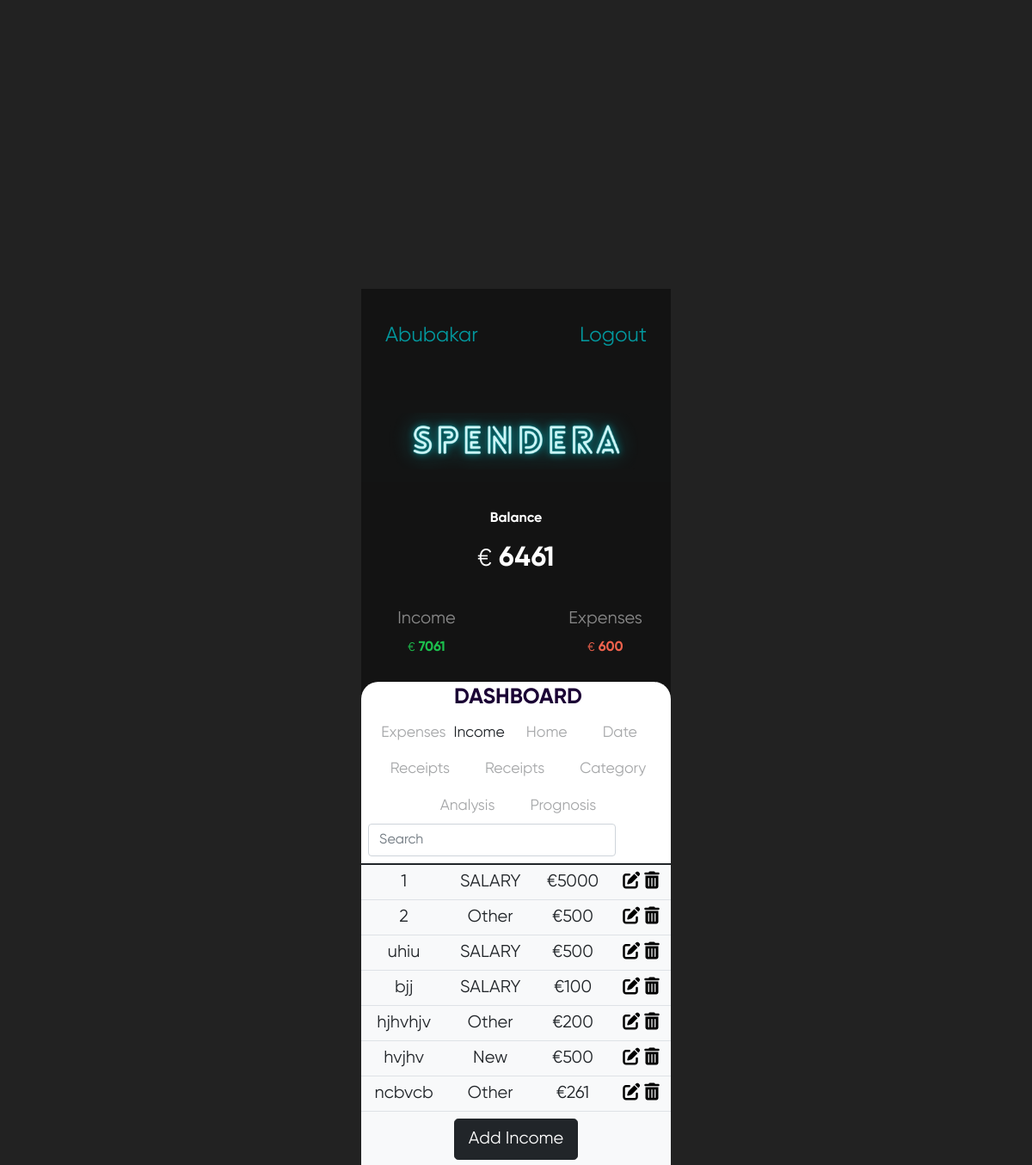
Page /Income.php (signed in) on the earlier database version.
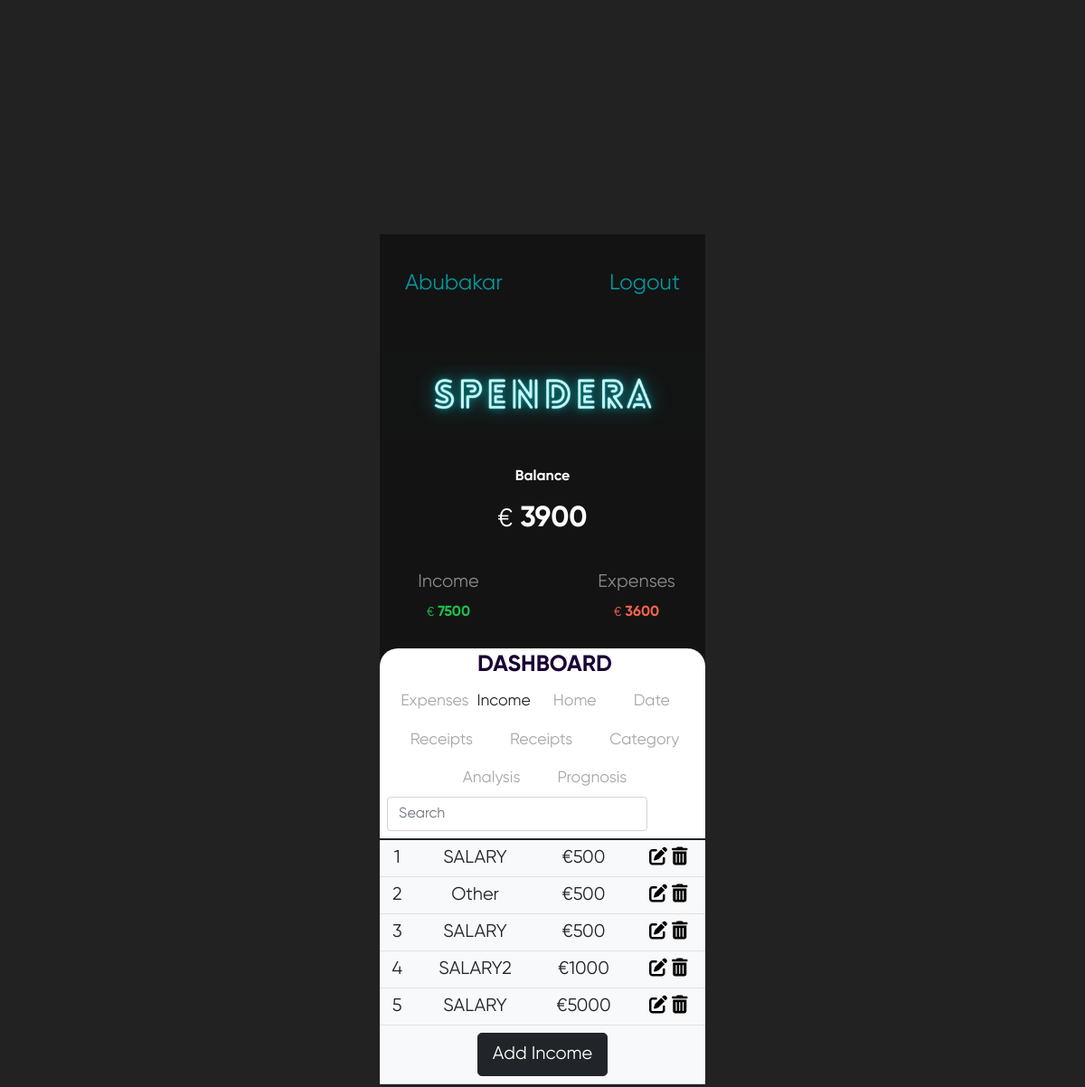
Same page on the later database version.
### tables this page shows
CREATE TABLE `transaction_tb` (
  `Id` int(11) NOT NULL,
  `Title` varchar(50) NOT NULL,
  `Category` varchar(50) NOT NULL,
  `Amount` int(11) NOT NULL,
  `TransactionType` varchar(50) NOT NULL,
  `TransactionDate` date NOT NULL,
  `RTransaction` varchar(50) NOT NULL,
  `ImageUrl` varchar(100) NOT NULL,
  `UserId` int(11) NOT NULL
);

### controllerUserData.php (called while the page is built, shortened)
<?php
function getExpense(){
    $id=$_SESSION['id'];
    $query = "SELECT sum(Amount) as expense FROM `transaction_tb` WHERE `UserId` = $id  and `TransactionType` = 'Expense' ";
    $result = mysqli_query($GLOBALS['con'], $query);
    $expense =0;
    if ($data = mysqli_fetch_assoc($result))
    {
        $expense =$data['expense'];
    }
    return $expense;
}
function getIncome(){
    $id=$_SESSION['id'];
    $query = "SELECT sum(Amount) as Income FROM `transaction_tb` WHERE `UserId` = $id  and `TransactionType` = 'Income' ";
    $result = mysqli_query($GLOBALS['con'], $query);
    if ($data = mysqli_fetch_assoc($result))
    {
        $Income =$data['Income'];
    }
    return $Income;
}
function getBalance(){
    return getIncome()-getExpense();
}

### Income.php (the view, shortened to what the changed rows need)
<?php
require('controllerUserData.php');
?>
<!DOCTYPE html>
<html lang="en">
<head>
    <link href="https://cdn.jsdelivr.net/npm/bootstrap@5.1.3/dist/css/bootstrap.min.css" rel="stylesheet">
    <link rel="stylesheet" href="https://cdnjs.cloudflare.com/ajax/libs/font-awesome/6.1.1/css/all.min.css" />
    <link rel="stylesheet" href="style2.css">
</head>
<body>
    <div class="budget-container mt-5">
        <div class="budget-header">
            <div class="balance">
                <div class="title">
                    Balance
                </div>
                <div style=" color: #FFF;font-size: 2em;margin-top: 10px;font-family: 'Gilroy Bold';">
                    <small>€</small>
                    <?php echo getBalance();  ?>
                </div>
            </div>
            <div class="account">
                <div class="income">
                    <div class="title h5">
                        Income
                    </div>
                    <div style=" color: rgb(28, 192, 77); font-family: 'Gilroy Bold';">
                        <small>€</small>
                        <?php echo getIncome();  ?>
                    </div>
                </div>
                <div class="outcome">
                    <div class="title h5">
                        Expenses
                    </div>
                    <div style=" color: #f0624d; font-family: 'Gilroy Bold';">
                        <small>€</small>
                        <?php echo getExpense();  ?>
                    </div>
                </div>
            </div>
        </div>
        <div class="budget-dashboard">
            <div class="table-responsive">
                <table class="table text-center  bg-light mt-2" id="myTable">
                    <tbody>
                        <?php
                        $id = $_SESSION['id'];
                        $query = "select * from transaction_tb where UserId = $id and `TransactionType` = 'Income' ";
                        $result = mysqli_query($con, $query);
                        while ($data = mysqli_fetch_assoc($result)) {
                            $id = $data['Id'];
                            $Title = $data['Title'];
                            $Category = $data['Category'];
                            $Amount = $data['Amount'];
                            echo " <tr class='h5'>";
                            echo "<td> $Title </td>";
                            echo "<td> $Category </td>";
                            echo "<td>  €$Amount </td>";
                        ?>
                            <td>
                            <a href="EditTransaction.php?EditId=<?php echo $id ?>" style="color:black;"><i class="fa-solid fa-pen-to-square "> </i></a>
                            <a href="Income.php?DelId=<?php echo $id ?>" style="color:black;"> <i class="fa-solid fa-trash-can"> </i> </a>
                            </td>
                        <?php
                            echo "</tr>";
                        }
                        ?>
                    </tbody>
                </table>
            </div>
        </div>
    </div>
</body>
</html>

Differences in the rows shown:
removed transaction_tb: Title "1", Category "SALARY", Amount "5000"
removed transaction_tb: Title "uhiu", Category "SALARY", Amount "500"
removed transaction_tb: Title "bjj", Category "SALARY", Amount "100"
removed transaction_tb: Title "hjhvhjv", Category "Other", Amount "200"
removed transaction_tb: Title "hvjhv", Category "New", Amount "500"
removed transaction_tb: Title "ncbvcb", Category "Other", Amount "261"
added transaction_tb: Title "1", Category "SALARY", Amount "500"
added transaction_tb: Title "3", Category "SALARY", Amount "500"
added transaction_tb: Title "4", Category "SALARY2", Amount "1000"
added transaction_tb: Title "5", Category "SALARY", Amount "5000"
Other differences:
getBalance(): "6461" → "3900"
getIncome(): "7061" → "7500"
getExpense(): "600" → "3600"
